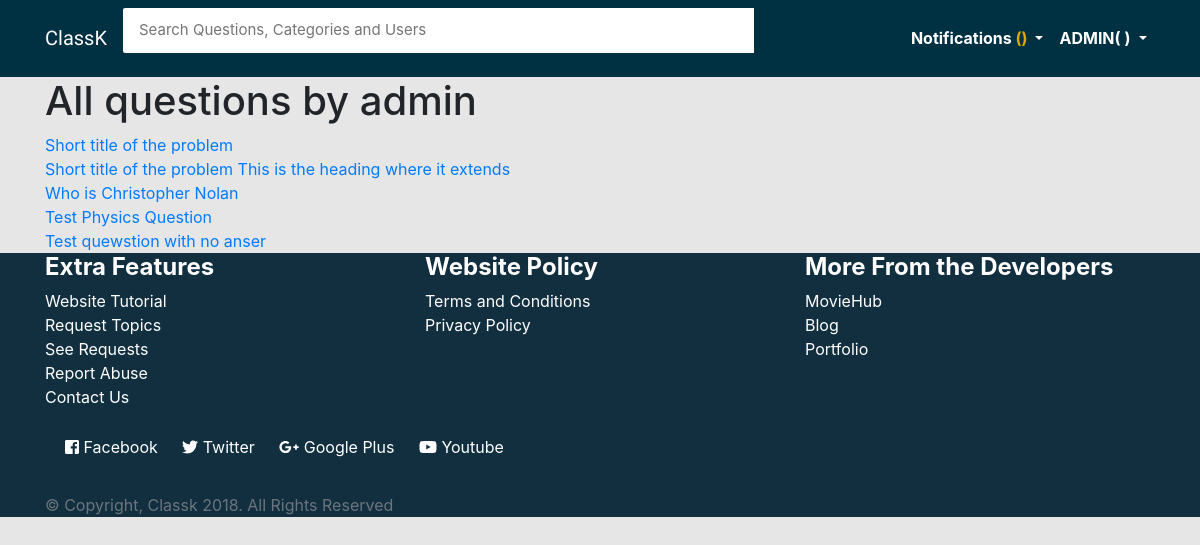
The page /accounts/all-questions/admin/ (signed in) on the database as committed earlier.
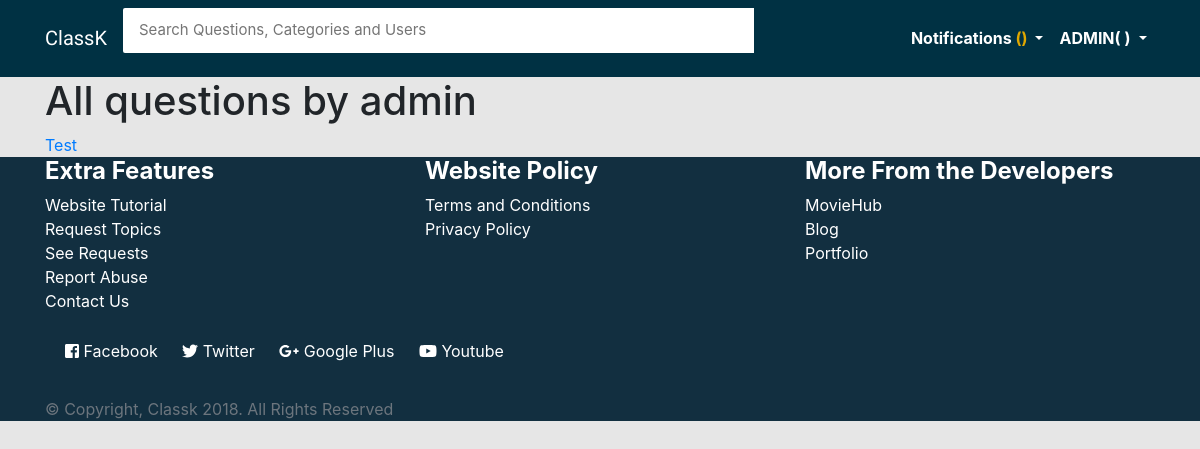
The same page on the database as committed later.
### main/models.py (models this page shows, shortened)
class Question(models.Model):
    user = models.ForeignKey(User, on_delete=models.CASCADE)
    title = models.CharField(max_length=150, default=None)
    description = models.TextField(max_length=3000)
    slug = models.SlugField(max_length=140, unique=True)
    date = models.DateTimeField(null=True, default=timezone.now())
    category = models.ForeignKey(Category, null=True, default=None, on_delete=models.CASCADE)
    satisfied = models.BooleanField(default=False)
    viewed = models.IntegerField(default=0)

### account/views.py (the view)
# urls.py: url(r'all-questions/(?P<user>[.\-\w]+)/$', views.all, name='all'),
def all(request, user):
    profile = User.objects.get(username=user)
    details = Profile.objects.get(user_id=profile.id)
    all_questions = Question.objects.filter(user_id=profile.id)
    context = {
        'all_questions':all_questions,
        'details':details
    }
    return render(request, 'account/all_questions.html', context)

### account/templates/account/all_questions.html (shortened to what this page needs)
{% extends 'main/base.html' %}
{% block content %}
<div class="container">
    <h1>All questions by {{ details.user.username }}</h1>
    {% for a in all_questions %}
        <a href="{% url 'main:details' a.slug %}">{{ a.title }}</a><br>
    {% endfor %}
</div>
{% endblock %}

Rows that differ between the two databases and show on the page:
removed Question: title "Short title of the problem"
removed Question: title "Short title of the problem This is the heading where it extends"
removed Question: title "Who is Christopher Nolan"
removed Question: title "Test Physics Question"
removed Question: title "Test quewstion with no anser"
added Question: title "Test"
